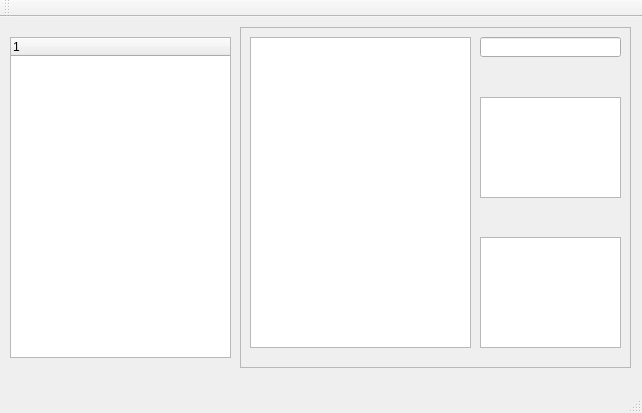
<?xml version="1.0" encoding="UTF-8"?>
<ui version="4.0">
 <class>MainWindow</class>
 <widget class="QMainWindow" name="MainWindow">
  <property name="geometry">
   <rect>
    <x>0</x>
    <y>0</y>
    <width>642</width>
    <height>413</height>
   </rect>
  </property>
  <property name="windowTitle">
   <string>路径管理工具</string>
  </property>
  <widget class="QWidget" name="centralwidget">
   <widget class="QFrame" name="frame">
    <property name="geometry">
     <rect>
      <x>240</x>
      <y>10</y>
      <width>391</width>
      <height>341</height>
     </rect>
    </property>
    <property name="frameShape">
     <enum>QFrame::StyledPanel</enum>
    </property>
    <property name="frameShadow">
     <enum>QFrame::Raised</enum>
    </property>
    <widget class="CustomQListWidget" name="listWidget">
     <property name="geometry">
      <rect>
       <x>10</x>
       <y>10</y>
       <width>221</width>
       <height>311</height>
      </rect>
     </property>
    </widget>
    <widget class="QPlainTextEdit" name="textEditPath">
     <property name="geometry">
      <rect>
       <x>240</x>
       <y>70</y>
       <width>141</width>
       <height>101</height>
      </rect>
     </property>
    </widget>
    <widget class="QPlainTextEdit" name="textEditComment">
     <property name="geometry">
      <rect>
       <x>240</x>
       <y>210</y>
       <width>141</width>
       <height>111</height>
      </rect>
     </property>
    </widget>
    <widget class="QLineEdit" name="lineEditName">
     <property name="geometry">
      <rect>
       <x>240</x>
       <y>10</y>
       <width>141</width>
       <height>20</height>
      </rect>
     </property>
    </widget>
   </widget>
   <widget class="QTreeWidget" name="treeWidget">
    <property name="geometry">
     <rect>
      <x>10</x>
      <y>20</y>
      <width>221</width>
      <height>321</height>
     </rect>
    </property>
    <column>
     <property name="text">
      <string notr="true">1</string>
     </property>
    </column>
   </widget>
  </widget>
  <widget class="QToolBar" name="toolBar">
   <property name="windowTitle">
    <string>toolBar</string>
   </property>
   <attribute name="toolBarArea">
    <enum>TopToolBarArea</enum>
   </attribute>
   <attribute name="toolBarBreak">
    <bool>false</bool>
   </attribute>
  </widget>
  <widget class="QMenuBar" name="menuBar">
   <property name="geometry">
    <rect>
     <x>0</x>
     <y>0</y>
     <width>642</width>
     <height>22</height>
    </rect>
   </property>
  </widget>
  <widget class="QStatusBar" name="statusBar"/>
 </widget>
 <customwidgets>
  <customwidget>
   <class>CustomQListWidget</class>
   <extends>QListWidget</extends>
   <header location="global">custom_widgets.h</header>
  </customwidget>
 </customwidgets>
 <resources/>
 <connections/>
</ui>
